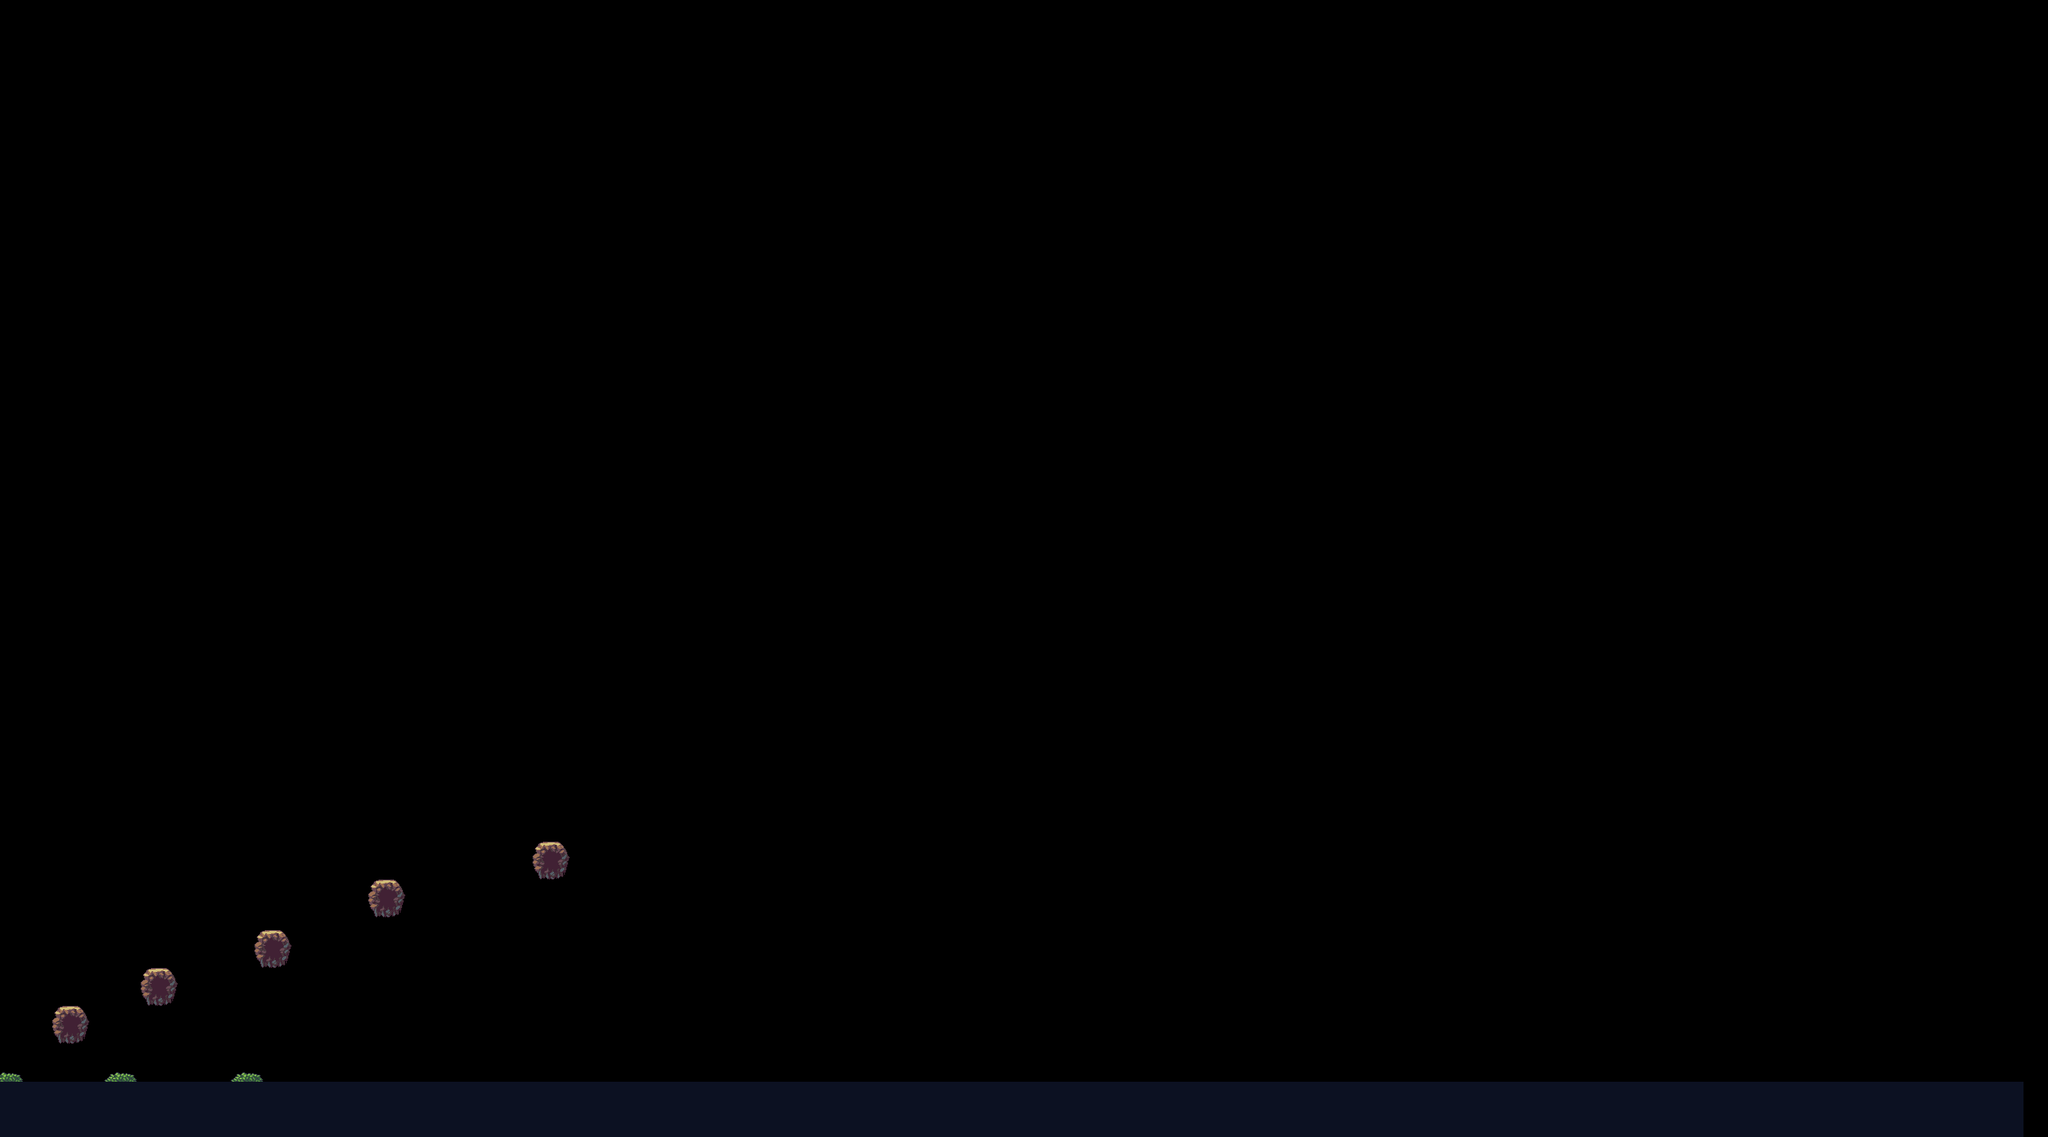

A 2D game scene composited from a Tiled map and its tileset images. What follows is a short description and the map's XML, with each tile layer's data collapsed to a summary:
An orthogonal 162x90 tile map with 16x16 px tiles, 1 tile layer (タイル・レイヤー 1).

<map version="1.2" tiledversion="1.3.4" orientation="orthogonal" renderorder="right-down" width="162" height="90" tilewidth="16" tileheight="16" infinite="0" nextlayerid="2" nextobjectid="1">
 <editorsettings>
  <export format="csv" />
 </editorsettings>
 <tileset firstgid="1" name="Tileset" tilewidth="16" tileheight="16" tilecount="60" columns="10">
  <image source="画像保存/FreePlatformerNa/Foreground/Tileset.png" width="160" height="96" />
 </tileset>
 <layer id="1" name="タイル・レイヤー 1" width="162" height="90" offsetx="-31.6667" offsety="26">
  <data>[14580 cells, 1026 non-empty, 13 distinct tile ids]</data>
 </layer>
</map>
